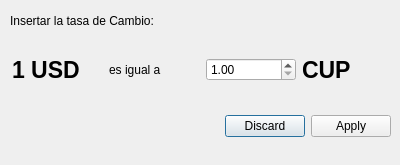
<?xml version="1.0" encoding="UTF-8"?>
<ui version="4.0">
 <class>Dialog</class>
 <widget class="QDialog" name="Dialog">
  <property name="windowModality">
   <enum>Qt::ApplicationModal</enum>
  </property>
  <property name="geometry">
   <rect>
    <x>0</x>
    <y>0</y>
    <width>400</width>
    <height>165</height>
   </rect>
  </property>
  <property name="windowTitle">
   <string>Fijar Tasa de Cambio</string>
  </property>
  <property name="windowIcon">
   <iconset>
    <normaloff>icon.png</normaloff>icon.png</iconset>
  </property>
  <property name="modal">
   <bool>true</bool>
  </property>
  <widget class="QDialogButtonBox" name="buttonBox">
   <property name="geometry">
    <rect>
     <x>50</x>
     <y>110</y>
     <width>341</width>
     <height>32</height>
    </rect>
   </property>
   <property name="orientation">
    <enum>Qt::Horizontal</enum>
   </property>
   <property name="standardButtons">
    <set>QDialogButtonBox::Apply|QDialogButtonBox::Discard</set>
   </property>
  </widget>
  <widget class="QLabel" name="label">
   <property name="geometry">
    <rect>
     <x>10</x>
     <y>10</y>
     <width>311</width>
     <height>21</height>
    </rect>
   </property>
   <property name="text">
    <string>Insertar la tasa de Cambio:</string>
   </property>
  </widget>
  <widget class="QWidget" name="horizontalLayoutWidget">
   <property name="geometry">
    <rect>
     <x>12</x>
     <y>30</y>
     <width>381</width>
     <height>80</height>
    </rect>
   </property>
   <layout class="QHBoxLayout" name="horizontalLayout">
    <item>
     <widget class="QLabel" name="label_2">
      <property name="font">
       <font>
        <pointsize>17</pointsize>
        <weight>75</weight>
        <bold>true</bold>
       </font>
      </property>
      <property name="text">
       <string>1 USD </string>
      </property>
     </widget>
    </item>
    <item>
     <widget class="QLabel" name="label_3">
      <property name="text">
       <string>es igual a </string>
      </property>
     </widget>
    </item>
    <item>
     <widget class="QDoubleSpinBox" name="doubleSpinBox">
      <property name="minimum">
       <double>1.000000000000000</double>
      </property>
      <property name="maximum">
       <double>1000.000000000000000</double>
      </property>
     </widget>
    </item>
    <item>
     <widget class="QLabel" name="label_4">
      <property name="font">
       <font>
        <pointsize>17</pointsize>
        <weight>75</weight>
        <bold>true</bold>
       </font>
      </property>
      <property name="text">
       <string>CUP</string>
      </property>
     </widget>
    </item>
   </layout>
  </widget>
 </widget>
 <resources/>
 <connections>
  <connection>
   <sender>buttonBox</sender>
   <signal>accepted()</signal>
   <receiver>Dialog</receiver>
   <slot>accept()</slot>
   <hints>
    <hint type="sourcelabel">
     <x>248</x>
     <y>254</y>
    </hint>
    <hint type="destinationlabel">
     <x>157</x>
     <y>274</y>
    </hint>
   </hints>
  </connection>
  <connection>
   <sender>buttonBox</sender>
   <signal>rejected()</signal>
   <receiver>Dialog</receiver>
   <slot>reject()</slot>
   <hints>
    <hint type="sourcelabel">
     <x>316</x>
     <y>260</y>
    </hint>
    <hint type="destinationlabel">
     <x>286</x>
     <y>274</y>
    </hint>
   </hints>
  </connection>
 </connections>
</ui>
